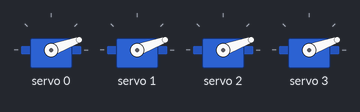
Recording of a sketch running on a simulated Arduino Uno, built with avr-gcc and run on an emulated ATmega328P. Shown: 4 × servo.

Above: at 0.05 s.
At 1.45 s:
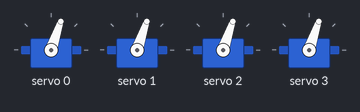
At 2.85 s:
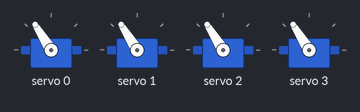
At 5.7 s:
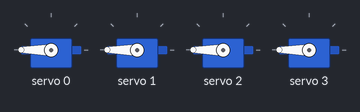
At 8.5 s:
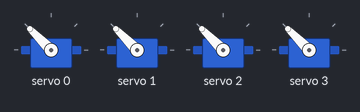
At 11.35 s:
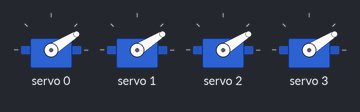
Timing chart, 0 to 15.2 s (numbered marks = the images above):
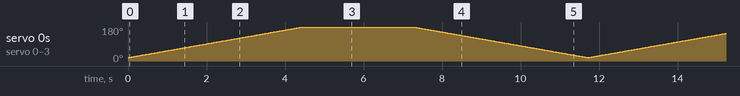

The sketch:

servo_test.ino
```cpp
#include <Wire.h>
#include <Adafruit_PWMServoDriver.h>

// Create a PCA9685 object
Adafruit_PWMServoDriver pwm = Adafruit_PWMServoDriver();

// Define the servo parameters
#define SERVOMIN 150  // Minimum pulse length count
#define SERVOMAX 600  // Maximum pulse length count
#define SERVO_FREQ 50 // Analog servos run at ~50 Hz

/**
 * Initializes the serial communication, I2C bus, and PWM servo driver.
 *
 * - Initializes serial communication with a baud rate of 115200.
 * - Initializes the I2C bus.
 * - Initializes the PWM servo driver and sets the PWM frequency to 50 Hz.
 */
void setup() {
  Serial.begin(115200);
  pwm.begin();
  pwm.setPWMFreq(SERVO_FREQ); // Set PWM frequency to 50 Hz
}

/**
 * Continuously sweeps servos back and forth across defined positions.
 *
 * This loop iterates through pulse lengths from SERVOMIN to SERVOMAX,
 * incrementing and then decrementing. It sets the PWM signal for each
 * servo on channels 0 to 3, creating a smooth sweeping motion. Each
 * pulse length is held for 10 milliseconds to control the speed of
 * the sweep.
 */
void loop() {
  // Sweep the servo back and forth
  for (int pulselen = SERVOMIN; pulselen <= SERVOMAX; pulselen++) {
    pwm.setPWM(0, 0, pulselen); // Channel 0 controls the servo
    pwm.setPWM(1, 0, pulselen); // Channel 0 controls the servo
    pwm.setPWM(2, 0, pulselen); // Channel 0 controls the servo
    pwm.setPWM(3, 0, pulselen); // Channel 0 controls the servo
    delay(10);
  }
  for (int pulselen = SERVOMAX; pulselen >= SERVOMIN; pulselen--) {
    pwm.setPWM(0, 0, pulselen);
    pwm.setPWM(1, 0, pulselen);
    pwm.setPWM(2, 0, pulselen);
    pwm.setPWM(3, 0, pulselen);
    delay(10);
  }
}
```
